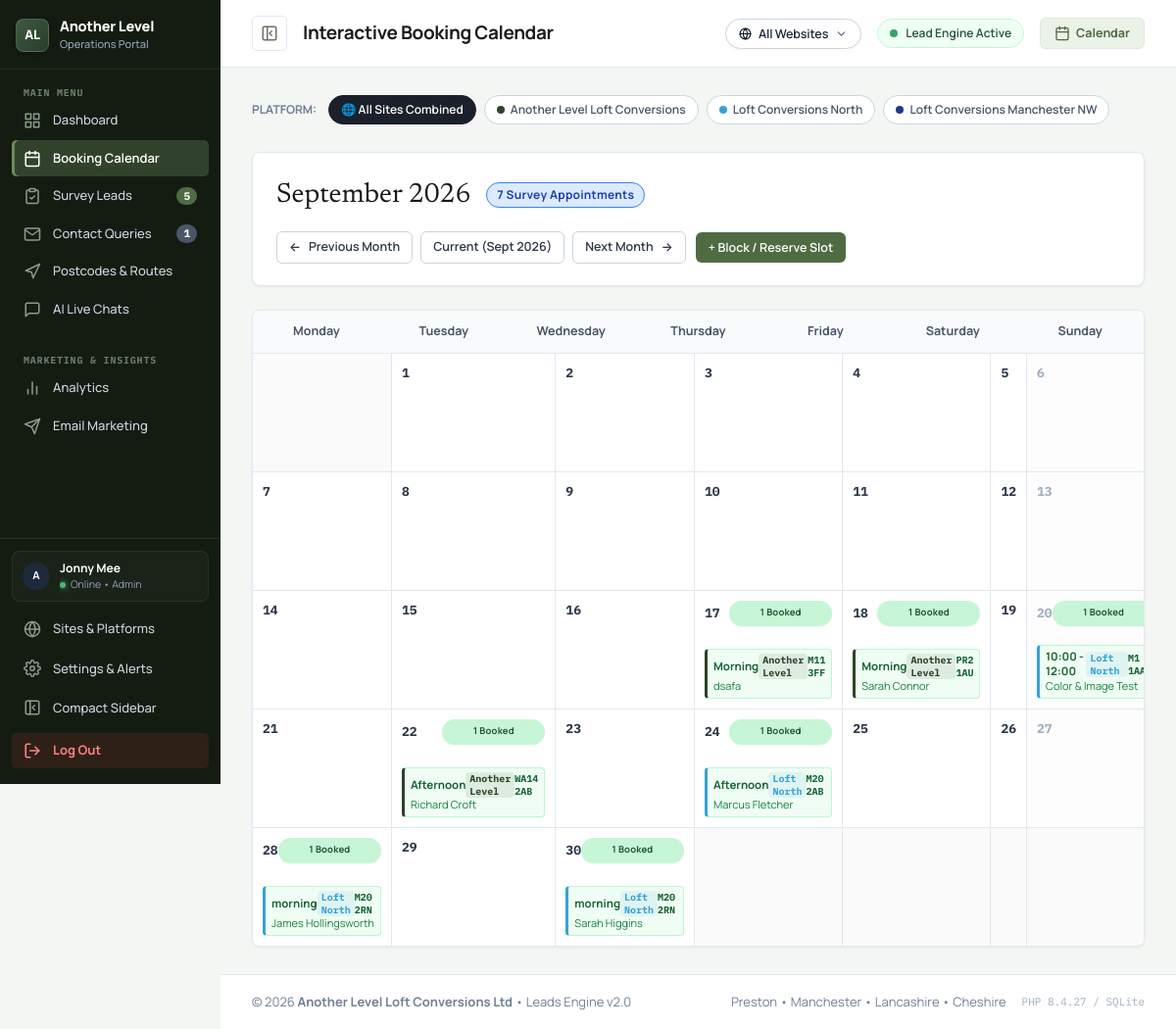
The page /panel/calendar.php (signed in) on the database its author committed.
### tables this page shows
CREATE TABLE sites (
                id INTEGER PRIMARY KEY AUTOINCREMENT,
                site_key TEXT UNIQUE NOT NULL,
                name TEXT NOT NULL,
                short_name TEXT NOT NULL,
                color TEXT NOT NULL,
                badge_bg TEXT NOT NULL,
                domain TEXT,
                phone TEXT,
                email TEXT,
                is_active INTEGER DEFAULT 1,
                created_at DATETIME DEFAULT CURRENT_TIMESTAMP
            );

CREATE TABLE bookings (
            id INTEGER PRIMARY KEY AUTOINCREMENT,
            reference_id TEXT UNIQUE NOT NULL,
            property_type TEXT,
            postcode TEXT,
            address TEXT,
            loft_height TEXT,
            preferred_date TEXT NOT NULL,
            preferred_slot TEXT NOT NULL,
            name TEXT NOT NULL,
            phone TEXT NOT NULL,
            email TEXT,
            status TEXT DEFAULT 'New',
            internal_notes TEXT,
            source_page TEXT,
            ip_address TEXT,
            device_type TEXT,
            browser TEXT,
            location_city TEXT,
            referrer TEXT,
            created_at DATETIME DEFAULT CURRENT_TIMESTAMP,
            updated_at DATETIME DEFAULT CURRENT_TIMESTAMP
        , site_id INTEGER DEFAULT 1);

### panel/calendar.php (the view, shortened to what the rows shown need)
<?php
require_once __DIR__ . '/includes/auth.php';
require_once __DIR__ . '/includes/sites.php';
$siteFilter = buildSiteFilterSql('site_id', 'AND');
$selectedYear  = isset($_GET['year']) ? (int)$_GET['year'] : 2026;
$selectedMonth = isset($_GET['month']) ? (int)$_GET['month'] : 9;
$monthStr = sprintf('%04d-%02d', $selectedYear, $selectedMonth);
$monthName = date('F Y', strtotime("{$selectedYear}-{$selectedMonth}-01"));
$calSql = "
    SELECT * FROM bookings
    WHERE preferred_date LIKE ?
      AND LOWER(status) NOT IN ('cancelled', 'lost', 'spam')
      " . $siteFilter['clause'] . "
    ORDER BY preferred_date ASC, preferred_slot ASC
";
$stmt = $db->prepare($calSql);
$calParams = array_merge(["{$monthStr}%"], $siteFilter['params']);
$stmt->execute($calParams);
$monthBookings = $stmt->fetchAll(PDO::FETCH_ASSOC);
$bookingsByDate = [];
foreach ($monthBookings as $b) {
    $d = $b['preferred_date'];
    if (!isset($bookingsByDate[$d])) {
        $bookingsByDate[$d] = [];
    }
    $bookingsByDate[$d][] = $b;
}
$daysInMonth = function_exists('cal_days_in_month')
    ? cal_days_in_month(CAL_GREGORIAN, $selectedMonth, $selectedYear)
    : (int)date('t', strtotime(sprintf('%04d-%02d-01', $selectedYear, $selectedMonth)));
$pageTitle = "Interactive Booking Calendar";
require_once __DIR__ . '/includes/header.php';
?>
<div class="calendar-admin-wrap">
  <div class="site-tabs-bar" style="display:flex;align-items:center;gap:8px;overflow-x:auto;padding-bottom:12px;margin-bottom:16px">
    <?php foreach (getAllSites() as $st): $isActiveSt = (!$isAllSites && $activeSite && $activeSite['id'] == $st['id']); ?>
      <a href="?switch_site=<?php echo $st['id']; ?>&year=<?php echo $selectedYear; ?>&month=<?php echo $selectedMonth; ?>" class="site-tab-pill <?php echo $isActiveSt ? 'active' : ''; ?>" style="text-decoration:none;padding:5px 12px;border-radius:20px;font-size:12px;font-weight:600;display:inline-flex;align-items:center;gap:6px;border:1px solid <?php echo $isActiveSt ? $st['color'] : '#CBD5E1'; ?>;background:<?php echo $isActiveSt ? $st['color'] : '#FFFFFF'; ?>;color:<?php echo $isActiveSt ? '#FFFFFF' : '#4A5568'; ?>">
        <span style="width:8px;height:8px;border-radius:50%;background:<?php echo $isActiveSt ? '#FFFFFF' : $st['color']; ?>;display:inline-block"></span>
        <span><?php echo htmlspecialchars($st['name']); ?></span>
      </a>
    <?php endforeach; ?>
  </div>
  <div class="panel-card calendar-header-card">
    <div class="calendar-header-flex">
      <div class="calendar-title-box">
        <h2 class="calendar-month-title">
          <?php echo htmlspecialchars($monthName); ?>
        </h2>
      </div>
    </div>
  </div>
  <div class="panel-card calendar-grid-card">
    <div class="calendar-days-grid">
      <?php
      for ($day = 1; $day <= $daysInMonth; $day++) {
          $dateFormatted = sprintf('%04d-%02d-%02d', $selectedYear, $selectedMonth, $day);
          $dayOfWeek = (int)date('N', strtotime($dateFormatted));
          $isSunday = ($dayOfWeek === 7);
          $dayBookings = $bookingsByDate[$dateFormatted] ?? [];
          $slotCount = count($dayBookings);
          $isFull = ($slotCount >= 3);
          ?>
          <div
            class="cal-day-cell <?php echo $isSunday ? 'cal-day-sunday' : ''; ?> <?php echo $slotCount > 0 ? 'has-bookings' : ''; ?>"
            <?php if ($slotCount > 0): ?>
            onclick="handleDayCellClick(<?php echo htmlspecialchars(json_encode($dayBookings)); ?>)"
            title="<?php echo $slotCount; ?> appointment(s) - Click to view details"
            <?php endif; ?>
          >
            <div class="cal-day-top">
              <span class="cal-day-number">
                <?php echo $day; ?>
              </span>
              <?php if ($isFull): ?>
                <span class="badge cal-badge-full">FULL</span>
              <?php elseif ($slotCount > 0): ?>
                <span class="badge cal-badge-booked">
                  <span class="booked-full"><?php echo $slotCount; ?> booked</span>
                </span>
              <?php endif; ?>
            </div>
            <div class="cal-bookings-list">
              <?php foreach ($dayBookings as $bk): ?>
                <?php
                  $bSiteId = (int)($bk['site_id'] ?? 1);
                  $bSite = getSiteById($bSiteId);
                  $bColor = $bSite ? $bSite['color'] : '#2D4428';
                  $bShort = $bSite ? $bSite['short_name'] : 'AL';
                ?>
                <div
                  class="cal-lead-pill"
                  style="border-left: 3.5px solid <?php echo htmlspecialchars($bColor); ?>"
                  onclick="event.stopPropagation(); viewBookingDetails(<?php echo htmlspecialchars(json_encode($bk)); ?>)"
                  title="<?php echo htmlspecialchars($bSite ? $bSite['name'] : 'Site'); ?> - <?php echo htmlspecialchars($bk['name']); ?>"
                >
                  <div class="cal-lead-slot-row">
                    <span class="cal-lead-slot"><?php echo htmlspecialchars($bk['preferred_slot']); ?></span>
                    <span class="mono-badge" style="font-size:10px;padding:0 4px;background:<?php echo htmlspecialchars($bColor); ?>18;color:<?php echo htmlspecialchars($bColor); ?>;border-color:<?php echo htmlspecialchars($bColor); ?>40;font-weight:700"><?php echo htmlspecialchars($bShort); ?></span>
                    <span class="cal-lead-postcode"><?php echo htmlspecialchars($bk['postcode']); ?></span>
                  </div>
                  <div class="cal-lead-name">
                    <?php echo htmlspecialchars($bk['name']); ?>
                  </div>
                </div>
              <?php endforeach; ?>
            </div>
          </div>
          <?php
      }
      ?>
    </div>
  </div>
</div>
<?php require_once __DIR__ . '/includes/footer.php'; ?>

### panel/includes/header.php (shortened to what the rows shown need)
<?php
require_once __DIR__ . '/auth.php';
require_once __DIR__ . '/sites.php';
$currentUser = getCurrentUser();
$allSitesList = getAllSites();
$isAllSites = isAllSitesMode();
?>
<!DOCTYPE html>
<html lang="en">
<head>
  <link rel="stylesheet" href="css/panel.css?v=<?php echo time(); ?>">
</head>
<body class="panel-body">
<div class="panel-wrapper">
  <aside class="panel-sidebar" id="panelSidebar">
    <div class="sidebar-footer">
      <div class="sidebar-user-mini" style="display:flex;align-items:center;gap:10px;padding:8px 10px;margin-bottom:8px;border-radius:8px;background:rgba(255,255,255,0.03);border:1px solid rgba(255,255,255,0.06);">
        <div class="user-avatar" style="width:28px;height:28px;font-size:11px;background:#1E293B;color:#FFFFFF;border-radius:50%;display:flex;align-items:center;justify-content:center;font-weight:700;flex-shrink:0;">
          <?php echo strtoupper(substr($currentUser['username'] ?? 'J', 0, 1)); ?>
        </div>
        <div style="flex:1;min-width:0;overflow:hidden">
          <div style="font-size:12px;font-weight:700;color:#FFFFFF;white-space:nowrap;overflow:hidden;text-overflow:ellipsis">
            <?php echo htmlspecialchars($currentUser['full_name'] ?? 'Jonny Mee'); ?>
          </div>
          <div style="font-size:10.5px;color:#94A3B8;display:flex;align-items:center;gap:5px">
            <span class="status-dot-green"></span> Online &bull; Admin
          </div>
        </div>
      </div>
    </div>
  </aside>
  <div class="panel-main">
    <header class="panel-topbar">
      <div class="topbar-left">
        <div class="mobile-topbar-brand">
          <div>
            <h1 class="topbar-title">
              <span class="topbar-title-full"><?php echo htmlspecialchars($pageTitle); ?></span>
            </h1>
          </div>
        </div>
      </div>
    </header>
    <main class="panel-content">

### rows shown on the page
sites: name "Another Level Loft Conversions"
sites: name "Loft Conversions North"
sites: name "Loft Conversions Manchester NW"
bookings: preferred_slot "Morning", site.short_name "Another Level", postcode "M11 3FF", name "dsafa"
bookings: preferred_slot "Morning", site.short_name "Another Level", postcode "PR2 1AU", name "Sarah Connor"
bookings: preferred_slot "10:00 - 12:00", site.short_name "Loft North", postcode "M1 1AA", name "Color & Image Test"
bookings: preferred_slot "Afternoon", site.short_name "Another Level", postcode "WA14 2AB", name "Richard Croft"
bookings: preferred_slot "Afternoon", site.short_name "Loft North", postcode "M20 2AB", name "Marcus Fletcher"
bookings: preferred_slot "morning", site.short_name "Loft North", postcode "M20 2RN", name "James Hollingsworth"
bookings: preferred_slot "morning", site.short_name "Loft North", postcode "M20 2RN", name "Sarah Higgins"

### other values the page prints
$newBookingsCount "5"
$newContactsCount "1"
substr($currentUser['username'] ?? 'J', 0, 1) "A"
$currentUser['full_name'] "Jonny Mee"
$pageTitle "Interactive Booking Calendar"
$monthName "September 2026"
count($monthBookings) "7"
$slotCount "1"
phpversion() "8.4.27"
